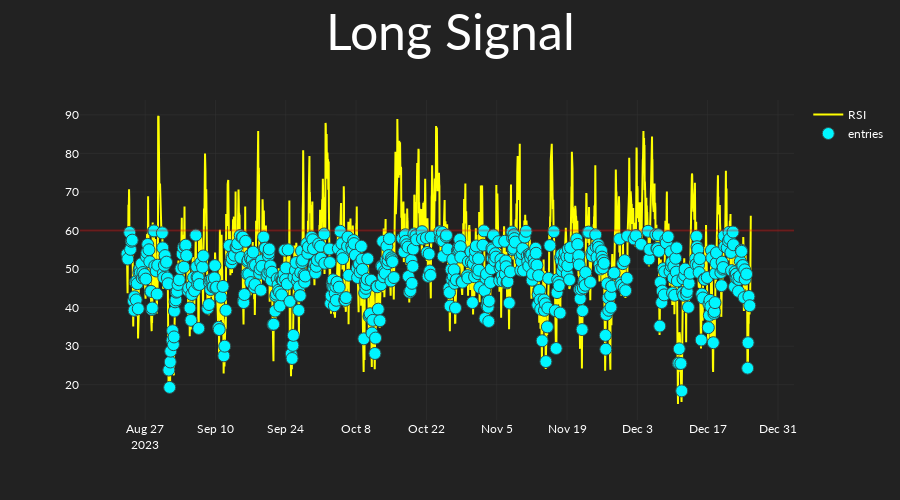
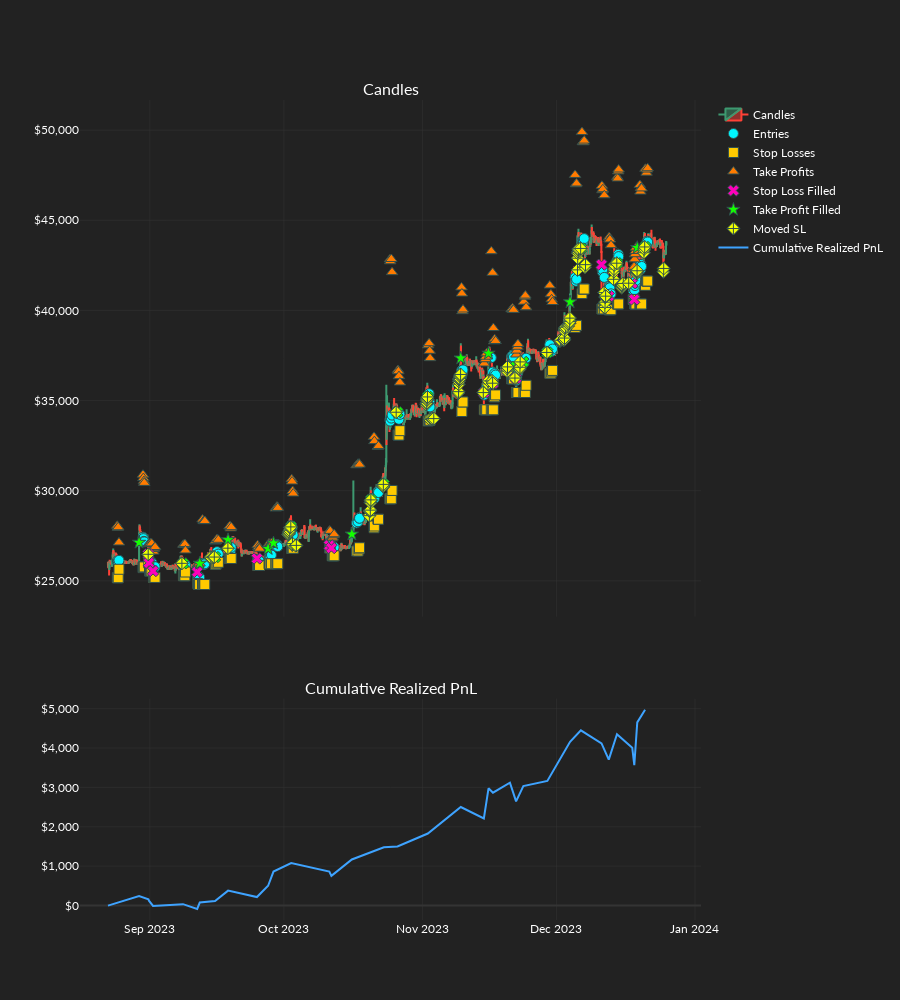

These figures' notebook cell, in order:
### Code cell
order_records_df = or_backtest(
    backtest_settings=backtest_settings,
    candles=candles,
    dos_arrays=dos_arrays,
    exchange_settings=exchange_settings,
    static_os=static_os,
    strategy=long_strat,
    dos_index=23,
    ind_set_index=5,
    plot_results=True,
    logger_bool=True,
)
